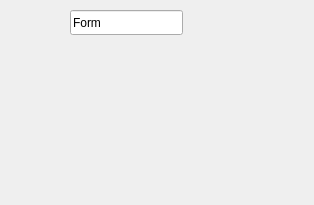
<?xml version="1.0" encoding="UTF-8"?>
<ui version="4.0">
 <class>Form</class>
 <widget class="QWidget" name="Form">
  <property name="geometry">
   <rect>
    <x>0</x>
    <y>0</y>
    <width>314</width>
    <height>205</height>
   </rect>
  </property>
  <property name="windowTitle">
   <string>Form</string>
  </property>
  <widget class="QLineEdit" name="lineEdit">
   <property name="geometry">
    <rect>
     <x>70</x>
     <y>10</y>
     <width>113</width>
     <height>25</height>
    </rect>
   </property>
   <property name="text">
    <string>Form</string>
   </property>
  </widget>
  <widget class="Test" name="widget" native="true">
   <property name="geometry">
    <rect>
     <x>0</x>
     <y>40</y>
     <width>301</width>
     <height>151</height>
    </rect>
   </property>
  </widget>
 </widget>
 <customwidgets>
  <customwidget>
   <class>Test</class>
   <extends>QWidget</extends>
   <header location="global">test.h</header>
   <container>1</container>
  </customwidget>
 </customwidgets>
 <resources/>
 <connections/>
</ui>
